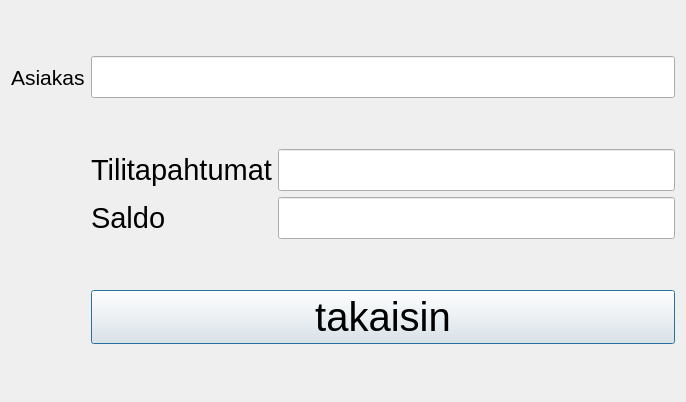
<?xml version="1.0" encoding="UTF-8"?>
<ui version="4.0">
 <class>Saldo</class>
 <widget class="QDialog" name="Saldo">
  <property name="geometry">
   <rect>
    <x>0</x>
    <y>0</y>
    <width>686</width>
    <height>402</height>
   </rect>
  </property>
  <property name="font">
   <font>
    <pointsize>30</pointsize>
   </font>
  </property>
  <property name="windowTitle">
   <string>Dialog</string>
  </property>
  <layout class="QGridLayout" name="gridLayout">
   <item row="4" column="4">
    <layout class="QGridLayout" name="gridLayout_3">
     <item row="1" column="0">
      <widget class="QLabel" name="label_tilitapahtumat">
       <property name="font">
        <font>
         <pointsize>22</pointsize>
        </font>
       </property>
       <property name="text">
        <string>Tilitapahtumat</string>
       </property>
      </widget>
     </item>
     <item row="1" column="1">
      <widget class="QLineEdit" name="lineEdit_tilitapahtumat">
       <property name="font">
        <font>
         <pointsize>22</pointsize>
        </font>
       </property>
      </widget>
     </item>
     <item row="2" column="1">
      <widget class="QLineEdit" name="lineEdit_saldo">
       <property name="font">
        <font>
         <pointsize>22</pointsize>
        </font>
       </property>
      </widget>
     </item>
     <item row="2" column="0">
      <widget class="QLabel" name="label_2">
       <property name="font">
        <font>
         <pointsize>22</pointsize>
        </font>
       </property>
       <property name="text">
        <string>Saldo</string>
       </property>
      </widget>
     </item>
    </layout>
   </item>
   <item row="0" column="4">
    <widget class="QLineEdit" name="lineEdit_asiakas">
     <property name="font">
      <font>
       <pointsize>22</pointsize>
      </font>
     </property>
    </widget>
   </item>
   <item row="5" column="4">
    <widget class="QPushButton" name="pushButton">
     <property name="text">
      <string>takaisin</string>
     </property>
    </widget>
   </item>
   <item row="0" column="0">
    <widget class="QLabel" name="label_Kayttaja">
     <property name="font">
      <font>
       <pointsize>16</pointsize>
      </font>
     </property>
     <property name="text">
      <string>Asiakas</string>
     </property>
    </widget>
   </item>
  </layout>
 </widget>
 <resources/>
 <connections/>
</ui>
